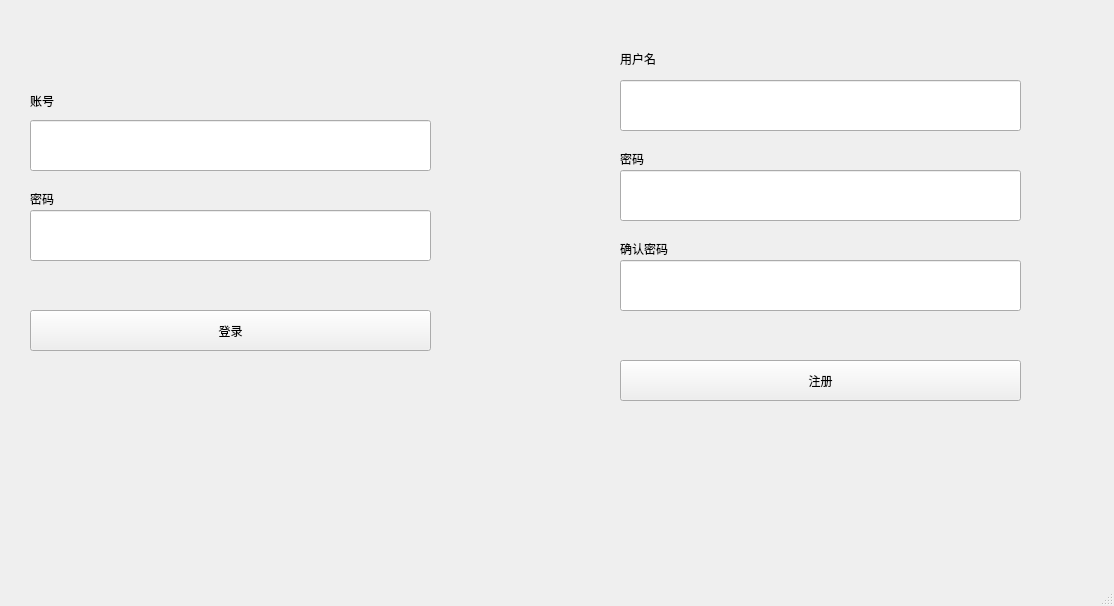
<?xml version="1.0" encoding="UTF-8"?>
<ui version="4.0">
 <class>MainWindow</class>
 <widget class="QMainWindow" name="MainWindow">
  <property name="geometry">
   <rect>
    <x>0</x>
    <y>0</y>
    <width>1114</width>
    <height>606</height>
   </rect>
  </property>
  <property name="windowTitle">
   <string>MainWindow</string>
  </property>
  <widget class="QWidget" name="centralwidget">
   <widget class="QLineEdit" name="uidEdit">
    <property name="geometry">
     <rect>
      <x>30</x>
      <y>120</y>
      <width>401</width>
      <height>51</height>
     </rect>
    </property>
   </widget>
   <widget class="QLineEdit" name="pswEdit">
    <property name="geometry">
     <rect>
      <x>30</x>
      <y>210</y>
      <width>401</width>
      <height>51</height>
     </rect>
    </property>
   </widget>
   <widget class="QPushButton" name="loginButton">
    <property name="geometry">
     <rect>
      <x>30</x>
      <y>310</y>
      <width>401</width>
      <height>41</height>
     </rect>
    </property>
    <property name="text">
     <string>登录</string>
    </property>
   </widget>
   <widget class="QLineEdit" name="newUsername">
    <property name="geometry">
     <rect>
      <x>620</x>
      <y>80</y>
      <width>401</width>
      <height>51</height>
     </rect>
    </property>
   </widget>
   <widget class="QLineEdit" name="newPSW">
    <property name="geometry">
     <rect>
      <x>620</x>
      <y>170</y>
      <width>401</width>
      <height>51</height>
     </rect>
    </property>
   </widget>
   <widget class="QLineEdit" name="againPSW">
    <property name="geometry">
     <rect>
      <x>620</x>
      <y>260</y>
      <width>401</width>
      <height>51</height>
     </rect>
    </property>
   </widget>
   <widget class="QPushButton" name="registButton">
    <property name="geometry">
     <rect>
      <x>620</x>
      <y>360</y>
      <width>401</width>
      <height>41</height>
     </rect>
    </property>
    <property name="text">
     <string>注册</string>
    </property>
   </widget>
   <widget class="QLabel" name="label">
    <property name="geometry">
     <rect>
      <x>30</x>
      <y>90</y>
      <width>81</width>
      <height>21</height>
     </rect>
    </property>
    <property name="text">
     <string>账号</string>
    </property>
   </widget>
   <widget class="QLabel" name="label_2">
    <property name="geometry">
     <rect>
      <x>30</x>
      <y>190</y>
      <width>67</width>
      <height>17</height>
     </rect>
    </property>
    <property name="text">
     <string>密码</string>
    </property>
   </widget>
   <widget class="QLabel" name="label_3">
    <property name="geometry">
     <rect>
      <x>620</x>
      <y>50</y>
      <width>67</width>
      <height>17</height>
     </rect>
    </property>
    <property name="text">
     <string>用户名</string>
    </property>
   </widget>
   <widget class="QLabel" name="label_4">
    <property name="geometry">
     <rect>
      <x>620</x>
      <y>150</y>
      <width>67</width>
      <height>17</height>
     </rect>
    </property>
    <property name="text">
     <string>密码</string>
    </property>
   </widget>
   <widget class="QLabel" name="label_5">
    <property name="geometry">
     <rect>
      <x>620</x>
      <y>240</y>
      <width>67</width>
      <height>17</height>
     </rect>
    </property>
    <property name="text">
     <string>确认密码</string>
    </property>
   </widget>
  </widget>
  <widget class="QMenuBar" name="menubar">
   <property name="geometry">
    <rect>
     <x>0</x>
     <y>0</y>
     <width>1114</width>
     <height>28</height>
    </rect>
   </property>
  </widget>
  <widget class="QStatusBar" name="statusbar"/>
 </widget>
 <resources/>
 <connections/>
</ui>
